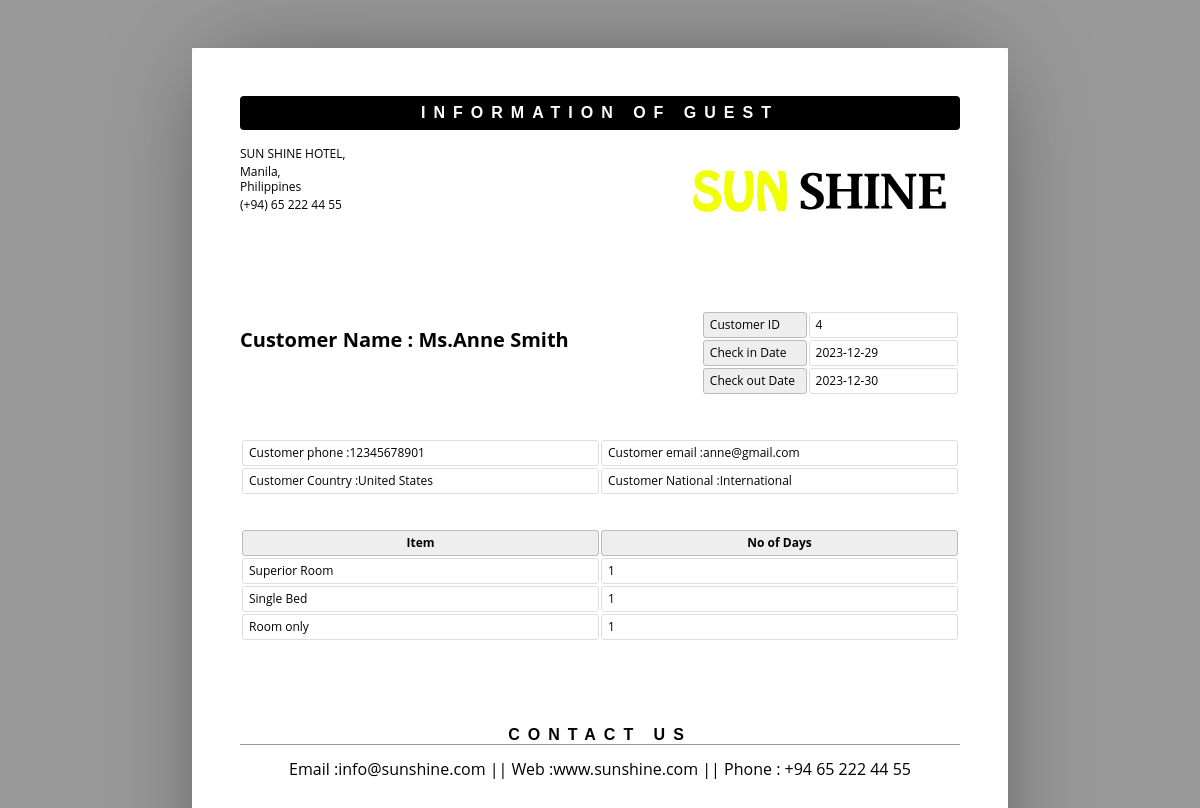
Screenshot of /admin/show.php?sid=4 with the database file from the repository.
### tables this page shows
CREATE TABLE IF NOT EXISTS `roombook` (
  `id` int(10) UNSIGNED NOT NULL AUTO_INCREMENT,
  `Title` varchar(5) NOT NULL,
  `FName` text NOT NULL,
  `LName` text NOT NULL,
  `Email` varchar(50) NOT NULL,
  `National` varchar(30) NOT NULL,
  `Country` varchar(30) NOT NULL,
  `Phone` text NOT NULL,
  `TRoom` varchar(20) NOT NULL,
  `Bed` varchar(10) NOT NULL,
  `NRoom` varchar(2) NOT NULL,
  `Meal` varchar(15) DEFAULT NULL,
  `cin` date NOT NULL,
  `cout` date NOT NULL,
  `stat` varchar(15) NOT NULL,
  `nodays` int(11) NOT NULL,
  PRIMARY KEY (`id`)
);

### admin/show.php (the view, shortened to what this page needs)
<html>
	<head>
	</head>
	<body>
	<?php
	include ('db.php');
	$pid = $_GET['sid'];
	$sql ="select * from roombook where id = '$pid' ";
	$re = mysqli_query($con,$sql);
	while($row=mysqli_fetch_array($re))
	{
		$id = $row['id'];
		$title =  $row['Title'];
		$Fname = $row['FName'];
		$lname = $row['LName'];
		$email = $row['Email'];
		$National = $row['National'];
		$country = $row['Country'];
		$phone = $row['Phone'];
		$room_type = $row['TRoom'];
		$Bed_type = $row['Bed'];
		$meal_type = $row['Meal'];
		$cin_date = $row['cin'];
		$cout_date = $row['cout'];
		$nodays = $row['nodays'];
	}
	?>
		<header>
			<h1>Information of Guest</h1>
			<address >
				<p>SUN SHINE HOTEL,</p>
				<p>Manila,<br>Philippines</p>
				<p>(+94) 65 222 44 55</p>
			</address>
			<span><img alt="" src="assets/img/sun.png"></span>
		</header>
		<article>
			<address >
				<p><br></p>
				<p>Customer Name  : <?php echo $title.$Fname." ".$lname;?><br></p>
			</address>
			<table class="meta">
				<tr>
					<th><span >Customer ID</span></th>
					<td><span ><?php echo $id; ?></span></td>
				</tr>
				<tr>
					<th><span >Check in Date</span></th>
					<td><span ><?php echo $cin_date; ?> </span></td>
				</tr>
				<tr>
					<th><span >Check out Date</span></th>
					<td><span ><?php echo $cout_date; ?> </span></td>
				</tr>
			</table>
			<table >
					<tr>
						<td>Customer phone :<?php echo $phone; ?> </td>
						<td>Customer email :<?php echo $email; ?> </td>
					</tr>
					<tr>
						<td>Customer Country :<?php echo $country; ?> </td>
						<td>Customer National :<?php echo $National; ?> </td>
					</tr>
				</table>
				<br>
				<br>
			<table class="inventory">
				<thead>
					<tr>
						<th><span >Item</span></th>
						<th><span >No of Days</span></th>
					</tr>
				</thead>
				<tbody>
					<tr>
						<td><span ><?php echo $room_type; ?></span></td>
						<td><span ><?php echo $nodays; ?> </span></td>
					</tr>
					<tr>
						<td><span ><?php echo $Bed_type; ?>  Bed </span></td>
						<td><span ><?php echo $nodays; ?></span></td>
					</tr>
					<tr>
						<td><span ><?php echo $meal_type; ?>  </span></td>
						<td><span ><?php echo $nodays; ?></span></td>
					</tr>
				</tbody>
			</table>
		</article>
		<aside>
			<h1><span >Contact us</span></h1>
			<div >
				<p align="center">Email :info@sunshine.com || Web :www.sunshine.com || Phone : +94 65 222 44 55 </p>
			</div>
		</aside>
	</body>
</html>

### admin/show.php (style rules this page uses)
* { border: 0; box-sizing: content-box; color: inherit; font-family: inherit; font-size: inherit; font-style: inherit; font-weight: inherit; line-height: inherit; list-style: none; margin: 0; padding: 0; text-decoration: none; vertical-align: top; }
h1 { font: bold 100% sans-serif; letter-spacing: 0.5em; text-align: center; text-transform: uppercase; }
table { font-size: 75%; table-layout: fixed; width: 100%; }
table { border-collapse: separate; border-spacing: 2px; }
th, td { border-width: 1px; padding: 0.5em; position: relative; text-align: left; }
th, td { border-radius: 0.25em; border-style: solid; }
th { background: #EEE; border-color: #BBB; }
td { border-color: #DDD; }
html { font: 16px/1 'Open Sans', sans-serif; overflow: auto; padding: 0.5in; }
html { background: #999; cursor: default; }
body { box-sizing: border-box; height: 11in; margin: 0 auto; overflow: hidden; padding: 0.5in; width: 8.5in; }
body { background: #FFF; border-radius: 1px; box-shadow: 0 0 1in -0.25in rgba(0, 0, 0, 0.5); }
header { margin: 0 0 3em; }
header:after { clear: both; content: ""; display: table; }
header h1 { background: #000; border-radius: 0.25em; color: #FFF; margin: 0 0 1em; padding: 0.5em 0; }
header address { float: left; font-size: 75%; font-style: normal; line-height: 1.25; margin: 0 1em 1em 0; }
header address p { margin: 0 0 0.25em; }
header span, header img { display: block; float: right; }
header span { margin: 0 0 1em 1em; max-height: 25%; max-width: 60%; position: relative; }
header img { max-height: 100%; max-width: 100%; }
article, article address, table.meta, table.inventory { margin: 0 0 3em; }
article:after { clear: both; content: ""; display: table; }
article address { float: left; font-size: 125%; font-weight: bold; }
table.meta, table.balance { float: right; width: 36%; }
table.meta:after, table.balance:after { clear: both; content: ""; display: table; }
table.meta th { width: 40%; }
table.meta td { width: 60%; }
table.inventory { clear: both; width: 100%; }
table.inventory th { font-weight: bold; text-align: center; }
table.inventory td:nth-child(1) { width: 26%; }
table.inventory td:nth-child(2) { width: 38%; }
aside h1 { border: none; border-width: 0 0 1px; margin: 0 0 1em; }
aside h1 { border-color: #999; border-bottom-style: solid; }

### rows the page displays
roombook: Title "Ms.", FName "Anne", LName "Smith", id "4", cin "2023-12-29", cout "2023-12-30", Phone "12345678901", Email "anne@gmail.com", Country "United States", National "International", TRoom "Superior Room", nodays "1", Bed "Single", Meal "Room only"
